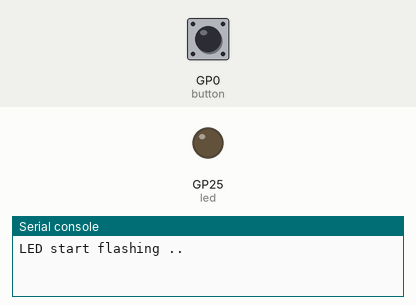
Simulated run of this program. Board: Raspberry Pi Pico running MicroPython. On the bench: output pins drawn as LEDs (lit = HIGH), the last lines printed to the serial console. Dashed ring = blinking. The test bench sets the inputs (shaded band); at power-on: GP0 (button) HIGH.

Above: at 1.2 s.
1.3 s: GP0 (button) pulled LOW for 0.15 s
At 2.1 s:
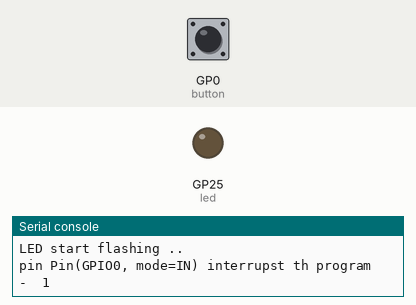
2.9 s: GP0 (button) pulled LOW for 1 s
At 5.1 s:
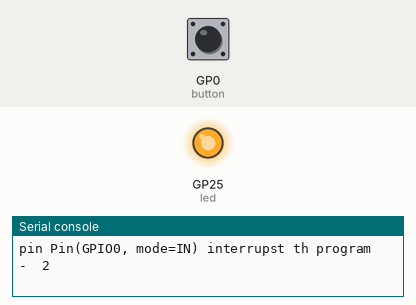
5.4 s: GP0 (button) pulled LOW for 3.2 s
At 10.4 s:
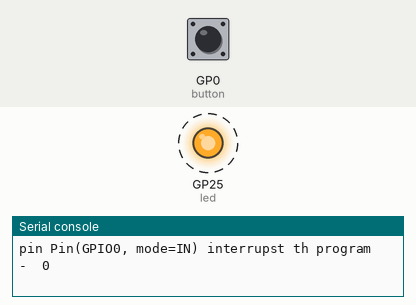
Timing chart, 0 to 17.6 s (numbered marks = the images above; inputs shaded):
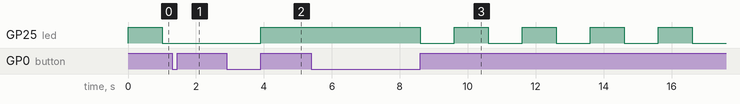

The program:

ejercicio.py
```python
from machine import Pin
from utime import sleep

current_state: int  = 0

def button_isr(pin:Pin)-> None:
    global current_state
    current_state += 1
    if current_state > 2:
        current_state = 0
    print(f'pin {pin} interrupst th program - ', current_state)

def main():
    global current_state
    button = Pin(0, Pin.IN, Pin.PULL_UP)
    led = Pin('LED', Pin.OUT)
    button.irq(trigger = Pin.IRQ_RISING, handler=button_isr)
    print('LED start flashing ..')
    while True:
        if current_state == 0:
            led.toggle()
            sleep(1)
        elif current_state == 1:
            led.off()
        else:
            led.on()

if __name__ == "__main__":
    main()
    
```

Measured:
- after the input at 1.3 s, GP25 (led): stays LOW (without the input it goes to HIGH after 0.70 s)
- after the input at 2.9 s, GP25 (led): LOW → HIGH after 1.0 s
- after the input at 5.4 s, GP25 (led): alternates HIGH for 1.0 s and LOW for 1.0 s, starting after 3.2 s
